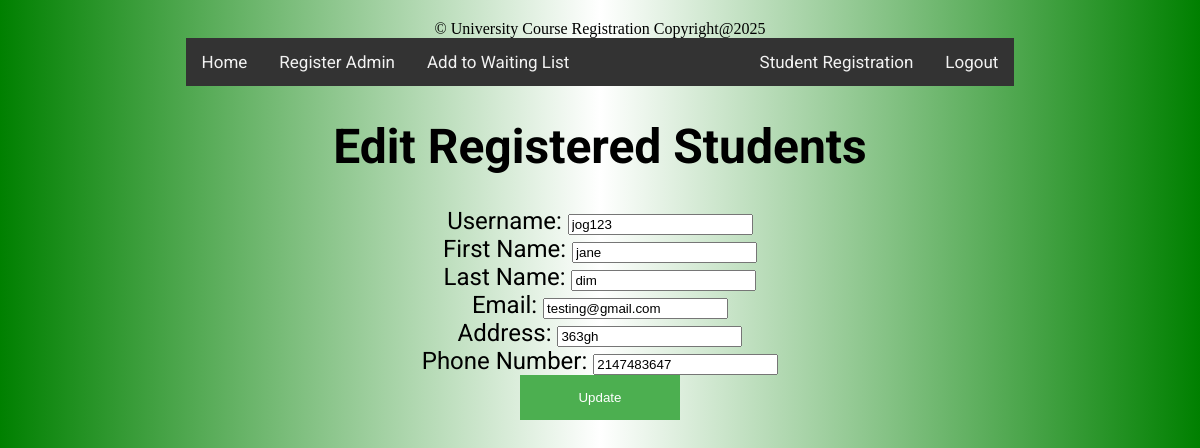
Page /admin/admin_edit_user.php?id=11 on the committed database.
### tables this page shows
CREATE TABLE `registered_user` (
  `id` int(11) NOT NULL,
  `username` varchar(50) NOT NULL,
  `password` varchar(256) NOT NULL,
  `firstname` text NOT NULL,
  `lastname` text NOT NULL,
  `email` varchar(50) NOT NULL,
  `SSN` int(50) NOT NULL,
  `address` varchar(256) NOT NULL,
  `phone` int(50) NOT NULL
);

### admin/admin_edit_user.php (the view, shortened to what this page needs)
<?php
include('connection.php');
include('footer.php');
?>
<!DOCTYPE HTML>
<html>
<body style="background-image: linear-gradient(to right,green,white,green);">
<head>
<link rel="stylesheet" type="text/css" href="/hash/styles.css">
</head>
<body>
<div id="wrapper">
<div id="topnav">
        <a href="/hash/admin-home.php" class="btn">Home</a>
        <a href="/hash/register-Admin.php" class="btn">Register Admin</a>
		<a href="/hash/waiting_list_registration.php" class="btn">Add to Waiting List</a>
	<div id="topnav-right">
        <a href="/hash/register-Student.php" class="btn">Student Registration</a>
        <a href="/hash/logout.php" class="btn">Logout</a>
    </div>
</div>
		<h1>Edit Registered Students</h1>
<?php
if (isset($_GET['id'])) {
    $id = $_GET['id'];
    $sql = "SELECT * FROM registered_user WHERE id=$id";
    $result = $conn->query($sql);
    if ($result->num_rows > 0) {
        $row = $result->fetch_assoc();
        ?>
        <form method="post" action="admin_update_user.php">
            Username: <input type="text" name="username" value="<?php echo $row['username']; ?>"><br>
			First Name: <input type="text" name="firstname" value="<?php echo $row['firstname']; ?>"><br>
			Last Name: <input type="text" name="lastname" value="<?php echo $row['lastname']; ?>"><br>
            Email: <input type="text" name="email" value="<?php echo $row['email']; ?>"><br>
			Address: <input type="text" name="address" value="<?php echo $row['address']; ?>"><br>
			Phone Number: <input type="text" name="phone" value="<?php echo $row['phone']; ?>"><br>
            <input type="submit" value="Update">
        </form>
        <?php
    } else {
        echo "No user found";
    }
} else {
    echo "Invalid request";
}
?>
</div>
</body>
</html>

### styles.css (style rules this page uses)
#topnav { position: relative; background-color: #333; overflow: hidden; }
#topnav a { float: left; color: #f2f2f2; text-align: center; padding: 14px 16px; text-decoration: none; font-size: 17px; }
#topnav-right { float: right; }
#wrapper { width:70%;margin: 0 auto; text-align: center;font-family: 'Roboto', sans-serif;font-size: 150%;border-radius: 20px; }
input[type =submit] { width:160px;border:0px;padding:15px;background-color: #4CAF50;color:#fff; cursor: pointer; }

### rows in the picture
registered_user: username "jog123", firstname "jane", lastname "dim", email "testing@gmail.com", address "363gh", phone "2147483647"
